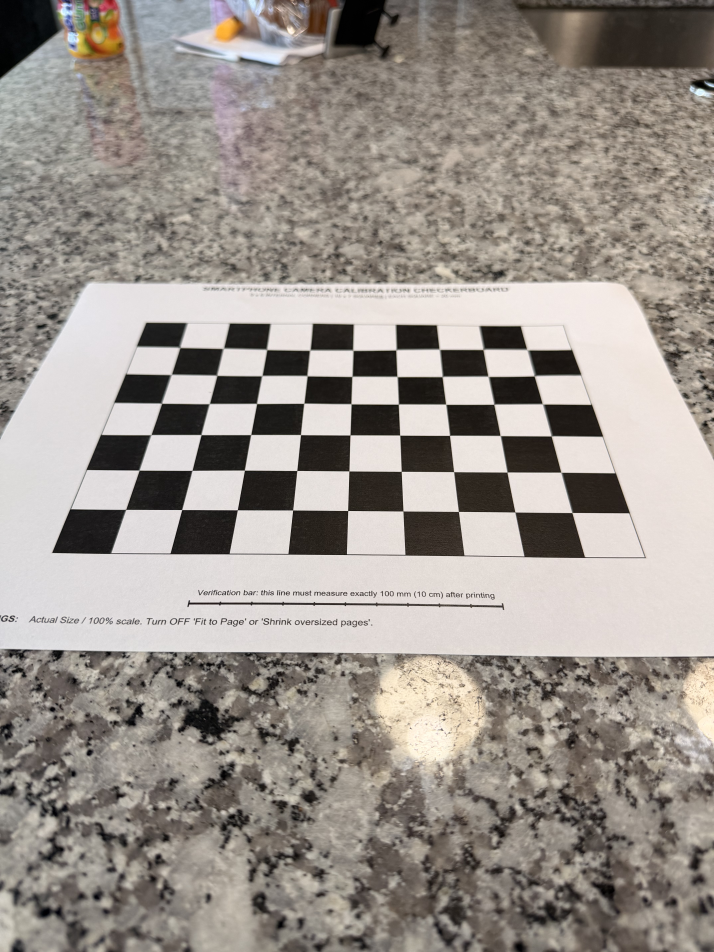
#> input picture calibration_images/IMG_6423.jpeg, 4284 x 5712 px (shown at 1/6 size); its folder holds 4 pictures in this run
$ python calibrate_camera.py
#> lines starting #> are read from the running program, lines starting #| are printed output that depends on the picture
import cv2
import numpy as np
import glob
import os

# ---------------------------------------------------------
# CSC 8830 - Computer Vision
# Module 2 Assignment
# Smartphone Camera Calibration
# ---------------------------------------------------------

# Printed checkerboard:
# 10 x 7 squares = 9 x 6 INTERNAL corners
CHECKERBOARD = (9, 6)

# Each square is 20 mm = 0.020 meters
SQUARE_SIZE = 0.020

# Normalize all calibration photos to the same size
TARGET_WIDTH = 1008
TARGET_HEIGHT = 1344

# Corner refinement criteria
criteria = (
    cv2.TERM_CRITERIA_EPS + cv2.TERM_CRITERIA_MAX_ITER,
    30,
    0.001
)

# ---------------------------------------------------------
# CREATE REAL-WORLD CHECKERBOARD COORDINATES
# ---------------------------------------------------------

object_pattern = np.zeros(
    (CHECKERBOARD[0] * CHECKERBOARD[1], 3),
    np.float32
)

object_pattern[:, :2] = np.mgrid[
    0:CHECKERBOARD[0],
    0:CHECKERBOARD[1]
].T.reshape(-1, 2)

# Scale coordinates using the real square size
object_pattern *= SQUARE_SIZE

object_points = []
image_points = []

# ---------------------------------------------------------
# LOAD ALL JPEG CALIBRATION IMAGES
# ---------------------------------------------------------

image_files = (
    glob.glob("calibration_images/*.jpg")
    + glob.glob("calibration_images/*.jpeg")
    + glob.glob("calibration_images/*.JPG")
    + glob.glob("calibration_images/*.JPEG")
)

print("\n--------------------------------------")
print("SMARTPHONE CAMERA CALIBRATION")
print("--------------------------------------")

print(f"\nFound {len(image_files)} calibration images.")

successful_images = 0
failed_images = 0

# ---------------------------------------------------------
# PROCESS EACH CALIBRATION IMAGE
# ---------------------------------------------------------

for filename in image_files:

    image = cv2.imread(filename)
#> image is the input picture: shape (5712, 4284, 3); mean B, G, R 141.3, 147.8, 154.8

    if image is None:
        print(f"COULD NOT READ: {filename}")
        continue

    height, width = image.shape[:2]
#> height = 5712; width = 4284

    # Rotate landscape images so all images use portrait orientation
    if width > height:
        image = cv2.rotate(
            image,
            cv2.ROTATE_90_CLOCKWISE
        )

    # Resize all images to the same dimensions
    image = cv2.resize(
        image,
        (TARGET_WIDTH, TARGET_HEIGHT),
        interpolation=cv2.INTER_AREA
    )
#> image: shape (1344, 1008, 3)

    gray = cv2.cvtColor(
        image,
        cv2.COLOR_BGR2GRAY
    )
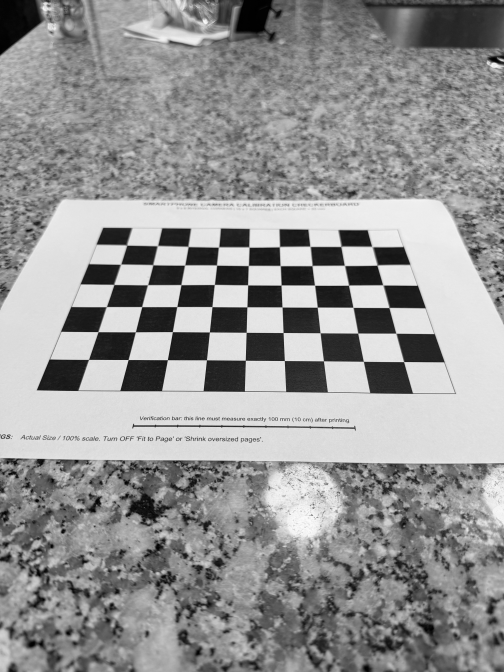
#> gray: shape (1344, 1008) (shown at 1/2 size); min 0, max 252, mean 149.1

    # Find the checkerboard corners
    found, corners = cv2.findChessboardCorners(
        gray,
        CHECKERBOARD,
        None
    )
#> found = True; corners = 54 rows, first 8: [254.4, 491], [315.8, 492.2], [376.7, 493.9], [437.6, 494.8], [498.4, 495.2], [559.2, 494.5], [620.1, 493.5], [681.9, 493.7]

    if found:

        refined_corners = cv2.cornerSubPix(
            gray,
            corners,
            (11, 11),
            (-1, -1),
            criteria
        )
#> refined_corners = 54 rows, first 8: [253.8, 490.6], [315.4, 491.9], [376.5, 493.5], [437.6, 494.4], [498.4, 494.6], [559.3, 493.9], [620.5, 493.2], [682.4, 493.3]
#> pass 3 of the loop `for filename in image_files:`:
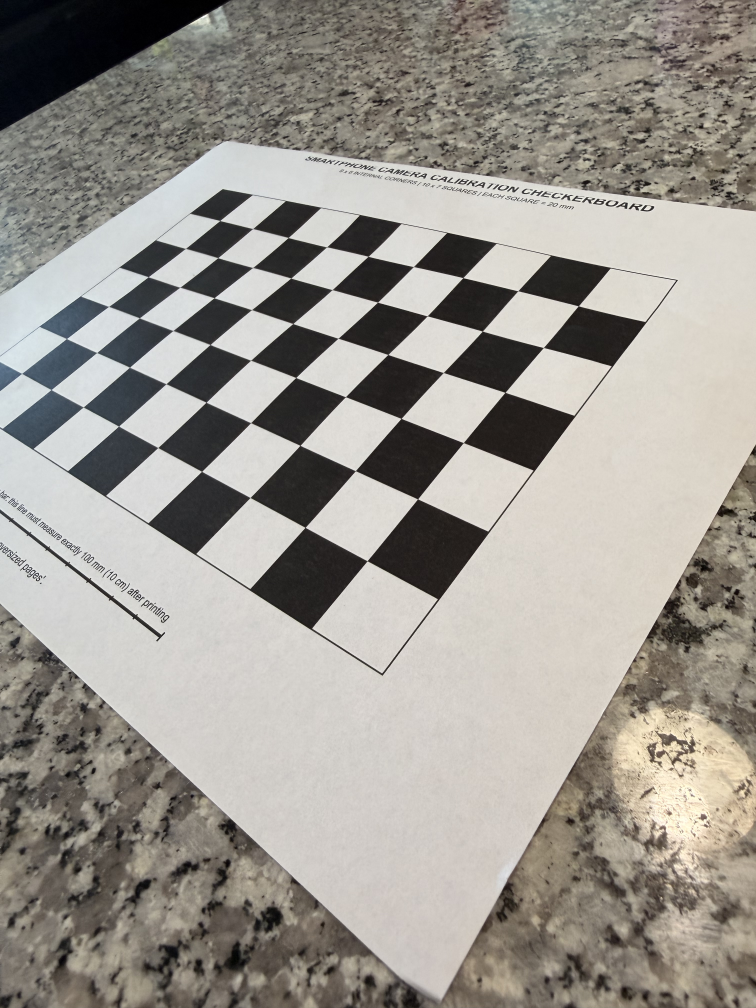
#> input picture calibration_images/IMG_6430.jpeg, 3024 x 4032 px (shown at 1/4 size)
#> image is the input picture: shape (4032, 3024, 3); mean B, G, R 144.4, 151.2, 155.2
#> image: shape (1344, 1008, 3)
#> `gray = cv2.cvtColor( image, cv2.COLOR_BGR2GRAY )`:
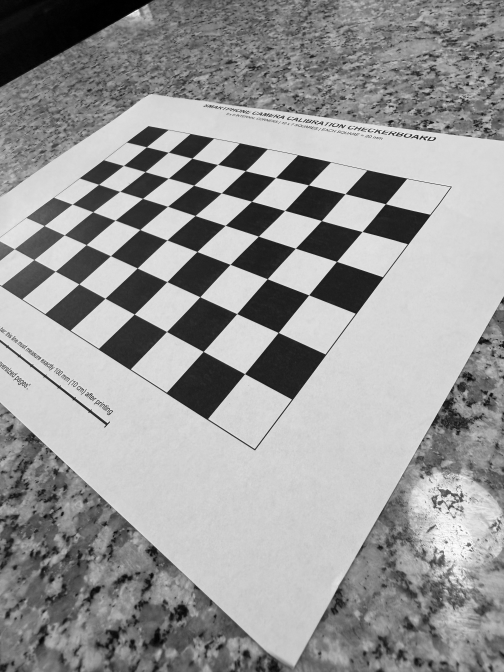
#> gray: shape (1344, 1008) (shown at 1/2 size); min 0, max 253, mean 151.6
#> corners = 54 rows, first 8: [293.3, 294.2], [337.2, 304.8], [384.4, 316.8], [435.6, 329.4], [490.9, 341.7], [551.4, 355.6], [617.3, 370.4], [690.5, 387.9]
#> refined_corners = 54 rows, first 8: [293.3, 294.2], [337.1, 304.8], [384.4, 316.8], [435.6, 329.4], [491, 341.8], [551.4, 355.6], [617.4, 370.3], [690.6, 387.9]
#> the loop made 8 passes; the first 3 are shown

        object_points.append(
            object_pattern.copy()
        )

        image_points.append(
            refined_corners
        )

        successful_images += 1

        print(
            f"SUCCESS: {os.path.basename(filename)}"
        )

    else:

        failed_images += 1

        print(
            f"FAILED: {os.path.basename(filename)}"
        )

# ---------------------------------------------------------
# CHECK THAT ENOUGH IMAGES WORKED
# ---------------------------------------------------------

if successful_images < 5:
    raise RuntimeError(
        "Not enough successful checkerboard images were detected."
    )

# ---------------------------------------------------------
# CAMERA CALIBRATION
# ---------------------------------------------------------

ret, camera_matrix, distortion_coefficients, rvecs, tvecs = (
    cv2.calibrateCamera(
        object_points,
        image_points,
        (TARGET_WIDTH, TARGET_HEIGHT),
        None,
        None
    )
)

# ---------------------------------------------------------
# CALCULATE MEAN REPROJECTION ERROR
# ---------------------------------------------------------

total_error = 0.0

for i in range(len(object_points)):

    projected_points, _ = cv2.projectPoints(
        object_points[i],
        rvecs[i],
        tvecs[i],
        camera_matrix,
        distortion_coefficients
    )

    observed = image_points[i].reshape(-1, 2).astype(np.float32)
    projected = projected_points.reshape(-1, 2).astype(np.float32)

    error = np.linalg.norm(
        observed - projected,
        axis=1
    ).mean()

    total_error += error

mean_reprojection_error = (
    total_error / len(object_points)
)

# ---------------------------------------------------------
# EXTRACT INTRINSIC CAMERA PARAMETERS
# ---------------------------------------------------------

fx = camera_matrix[0, 0]
fy = camera_matrix[1, 1]
cx = camera_matrix[0, 2]
cy = camera_matrix[1, 2]

# ---------------------------------------------------------
# DISPLAY RESULTS
# ---------------------------------------------------------

print("\n--------------------------------------")
print("CAMERA CALIBRATION COMPLETE")
print("--------------------------------------")

print(f"\nSuccessful images: {successful_images}")
print(f"Failed images: {failed_images}")

print("\nNormalized image size:")
print(f"{TARGET_WIDTH} x {TARGET_HEIGHT} pixels")

print("\nCalibration RMS Error:")
print(ret)

print("\nMean Reprojection Error:")
print(mean_reprojection_error)

print("\nCamera Matrix K:")
print(camera_matrix)

print("\nDistortion Coefficients:")
print(distortion_coefficients)

print("\nIntrinsic Camera Parameters:")
print(f"fx = {fx}")
print(f"fy = {fy}")
print(f"cx = {cx}")
print(f"cy = {cy}")

# ---------------------------------------------------------
# SAVE RESULTS FOR STEP 2
# ---------------------------------------------------------

np.savez(
    "calibration_data.npz",
    camera_matrix=camera_matrix,
    distortion=distortion_coefficients,
    fx=fx,
    fy=fy,
    cx=cx,
    cy=cy,
    image_width=TARGET_WIDTH,
    image_height=TARGET_HEIGHT
)

print("\nCalibration data saved successfully.")
print("File created: calibration_data.npz")
